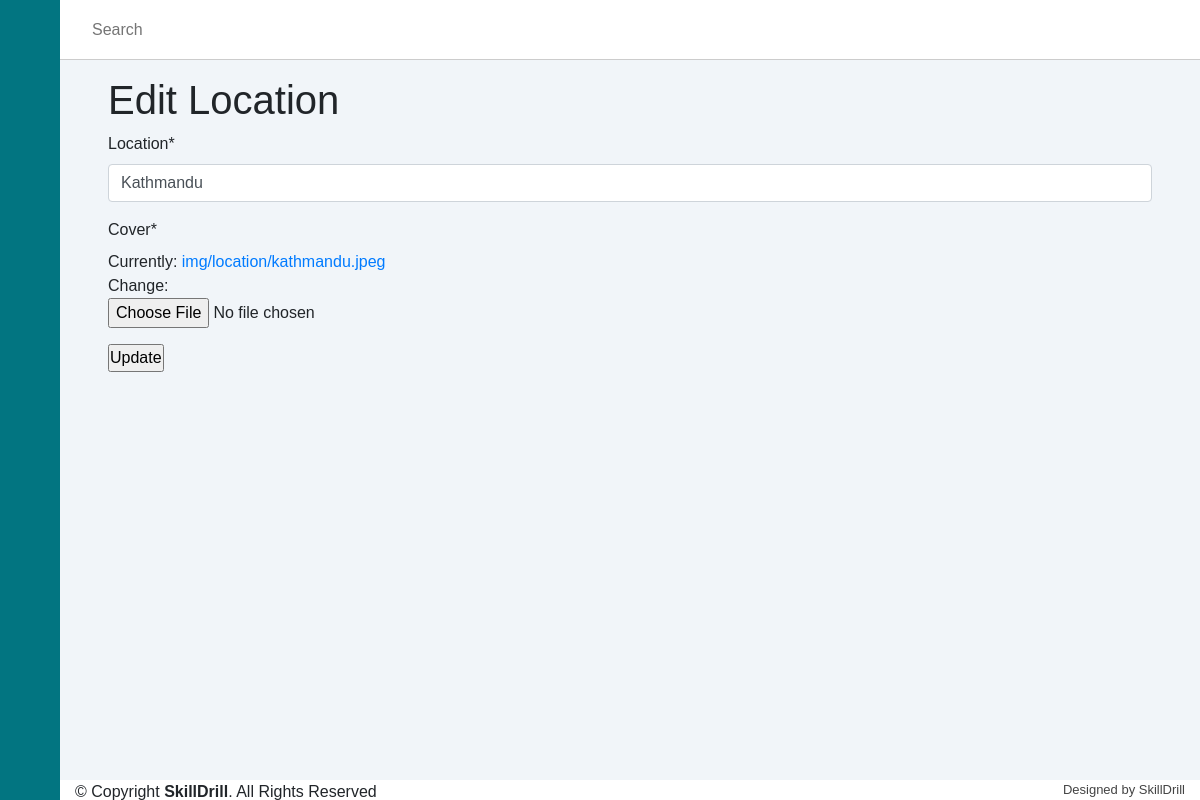
Before: /dashboard/weblocation/update/1/ with the older database file.
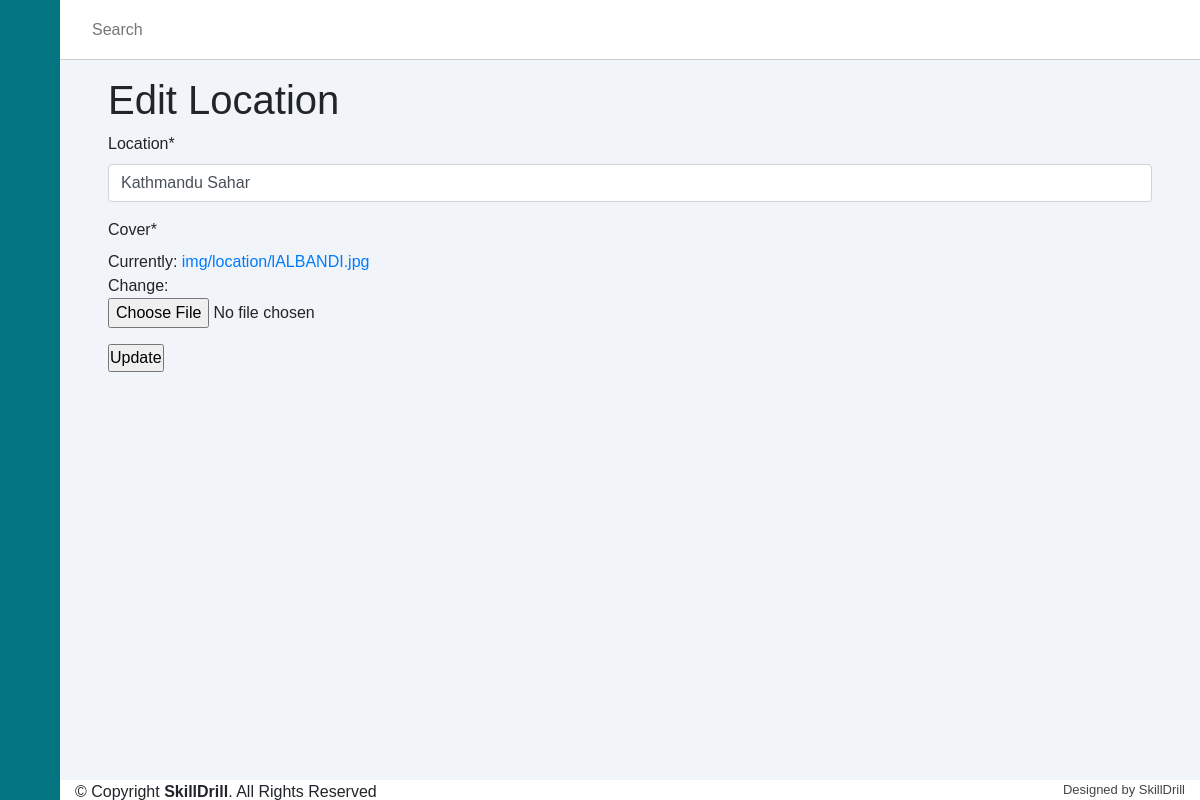
After: the same page with the newer database file.
### locations/models.py (models this page shows, shortened)
class Location(models.Model):
    location = models.CharField(max_length=200, null=True)
    cover = models.FileField(upload_to='img/location/', default='img/location/lalitpur.jpeg')

### adminpanel/views.py (the view)
# urls.py: path('weblocation/update/<int:pk>/', LocationUpdateView.as_view(), name='edit_location'),
class LocationUpdateView(UpdateView):
    model = Location
    template_name = 'weblocation/edit_location.html'
    fields = '__all__'
    success_url = reverse_lazy('weblocation')

### adminpanel/templates/weblocation/edit_location.html (shortened to what this page needs)
{% extends "adminlayout.html" %}
{% load static %}
{% load crispy_forms_tags %}
{% block body %}
    <div class="main-content">
        <main>
            <h1>Edit Location</h1>
            <form action="" method="post" enctype="multipart/form-data">{% csrf_token %}
                {{ form|crispy }}
                <input type="submit" value="Update" />
            </form>
        </main>
    </div>
{% endblock body %}

Changed rows visible on the page:
changed Location: location "Kathmandu" → "Kathmandu Sahar"
Other visible differences:
text no longer shown: "Location * Cover * Currently: img/location/kathmandu.jpeg Change:"
text now shown: "Location * Cover * Currently: img/location/lALBANDI.jpg Change:"
